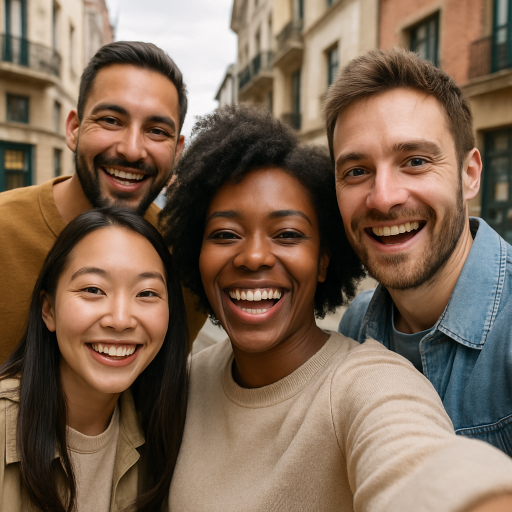
//> input picture selfie.png, 1024 x 1024 px (shown at 1/2 size)
$ ./image_transform   (built with g++ and OpenCV 4)
//> lines starting //> are read from the running program, lines starting //| are printed output that depends on the picture
//> further down, image is the input picture: 1024 rows x 1024 cols, CV_8UC3; mean B, G, R 84.4, 103, 125.7
#include <opencv2/imgcodecs.hpp>
#include <opencv2/highgui.hpp>
#include <opencv2/imgproc.hpp>
#include <opencv2/objdetect.hpp>
#include <iostream>
#include <chrono>
#include <vector>
#include <string>

using namespace std;
using namespace cv;

// Function to display text on image for a specified duration
void showTextOnImage(Mat& image, const string text) {
    if (!text.empty()) {
        putText(image, "Last operation: " + text, Point(10, 30),
                FONT_HERSHEY_SIMPLEX, 1, Scalar(0, 255, 0), 2);
    }
}

// Function to draw controls overlay on image
void drawControlsOverlay(Mat& image) {
    // Draw semi-transparent background for controls
    rectangle(image, Point(10, image.rows - 200), Point(400, image.rows - 10), Scalar(0, 0, 0), -1);
    rectangle(image, Point(10, image.rows - 200), Point(400, image.rows - 10), Scalar(255, 255, 255), 2);
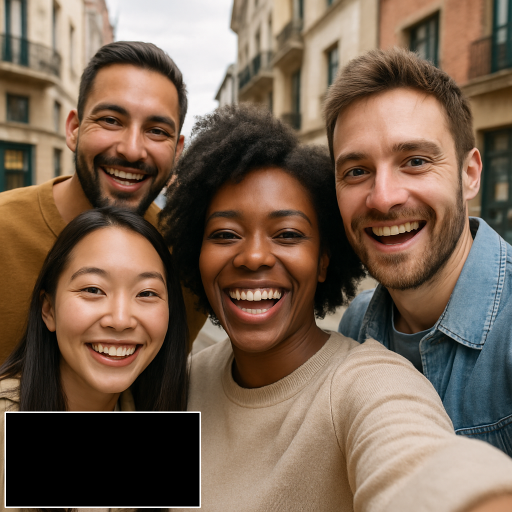
//> image: 1024 rows x 1024 cols, CV_8UC3 (shown at 1/2 size); mean B, G, R 81.8, 99, 120.4

    // Draw control text
    vector<string> controls = {
        "Controls:",
        "g - Grayscale    b - Blur",
        "e - Edge Detection",
        "w - Brightness+  s - Brightness-",
        "d - Contrast+    a - Contrast-",
        "r - Reset        h - Hide/Show",
        "q - Quit"
    };

    int y_offset = image.rows - 180;
//> y_offset = 844
    for (const string& control : controls) {
        putText(image, control, Point(20, y_offset), FONT_HERSHEY_SIMPLEX, 0.6, Scalar(255, 255, 255), 1);
        y_offset += 25;
    }
//> this loop made 7 passes
//> pass 2, in drawControlsOverlay, `putText(image, control, Point(20, y_offset), FONT_HERSHEY_SIMPLEX, 0.6..`:
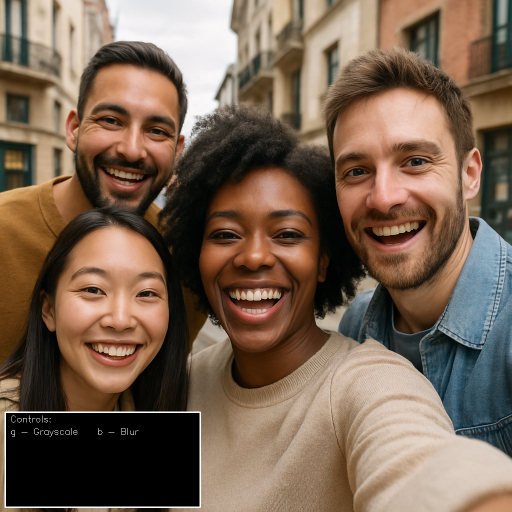
//> image: 1024 rows x 1024 cols, CV_8UC3 (shown at 1/2 size); mean B, G, R 81.9, 99.1, 120.5
//> after the loop:
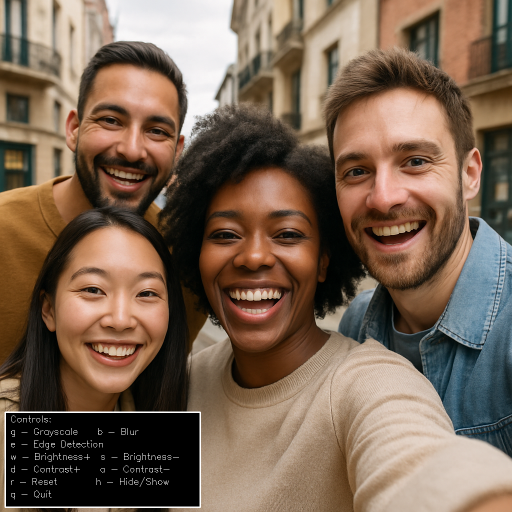
//> image: 1024 rows x 1024 cols, CV_8UC3 (shown at 1/2 size); mean B, G, R 82.4, 99.6, 121
//> after the loop, y_offset = 1019
}

int main() {
    string imagePath = "../selfie.png";
    string window = "Image Viewer";

    Mat image = imread(imagePath);
    if (image.empty()) {
        cout << "Error: Could not load image from " << imagePath << endl;
        return -1;
    }

    cout << "Image loaded successfully!" << endl;
    cout << "Controls:" << endl;
    cout << "  'g' - Convert to grayscale" << endl;
    cout << "  'b' - Apply blur filter" << endl;
    cout << "  'e' - Apply edge detection" << endl;
    cout << "  'w' - Increase brightness" << endl;
    cout << "  's' - Decrease brightness" << endl;
    cout << "  'd' - Increase contrast" << endl;
    cout << "  'a' - Decrease contrast" << endl;
    cout << "  'r' - Reset to original" << endl;
    cout << "  'h' - Hide/Show controls overlay" << endl;
    cout << "  'q' or ESC - Quit" << endl;

    Mat currentImage = image.clone();   // Keep original image
    string lastOperation = "";          // Track last operation
    bool showControls = true;           // Toggle for controls display

    while (true) {
        Mat displayImage = currentImage.clone();

        // Show operation text on image
        showTextOnImage(displayImage, lastOperation);

        // Draw controls overlay if enabled
        if (showControls) {
            drawControlsOverlay(displayImage);
        }

        imshow(window, displayImage);

        // IMPORTANT: read as int and mask to ASCII range
        int key = waitKey(30) & 0xFF;
//> the 'e' key is pressed

        if (key == 'g' || key == 'G') {
            // Convert to grayscale
            if (currentImage.channels() == 3) {
                cvtColor(currentImage, currentImage, COLOR_BGR2GRAY);
                lastOperation = "Grayscale";
                cout << "Applied grayscale filter" << endl;
            } else {
                cout << "Image is already grayscale" << endl;
            }
        }
        else if (key == 'b' || key == 'B') {
            // Apply blur
            GaussianBlur(currentImage, currentImage, Size(15, 15), 0);
            lastOperation = "Blur";
            cout << "Applied blur filter" << endl;
        }
        else if (key == 'e' || key == 'E') {
            // Apply edge detection
            Mat gray;
            if (currentImage.channels() == 3) {
                cvtColor(currentImage, gray, COLOR_BGR2GRAY);
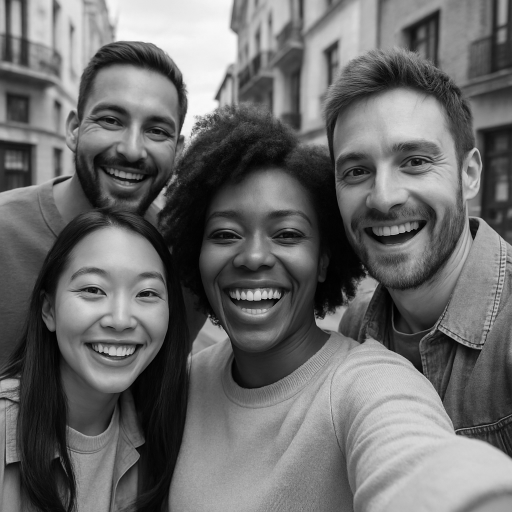
//> gray: 1024 rows x 1024 cols, CV_8UC1 (shown at 1/2 size); min 0, max 251, mean 107.7
            } else {
                gray = currentImage.clone();
            }
            Canny(gray, currentImage, 100, 200);
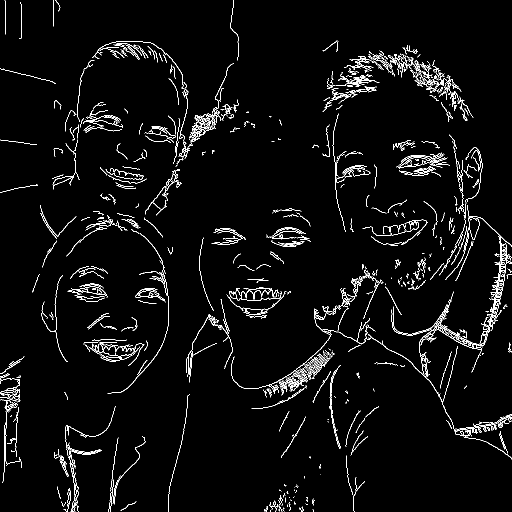
//> currentImage: 1024 rows x 1024 cols, CV_8UC1 (shown at 1/2 size); 3.4% white in thin lines or dots
            lastOperation = "Edge Detection";
            cout << "Applied edge detection" << endl;
        }
        else if (key == 'r' || key == 'R') {
            // Reset to original
            currentImage = image.clone();
            lastOperation = "Reset";
            cout << "Reset to original image" << endl;
        }
        else if (key == 'h' || key == 'H') {
            // Toggle controls display
            showControls = !showControls;
            cout << "Controls " << (showControls ? "shown" : "hidden") << endl;
        }
        else if (key == 'w' || key == 'W') {
            // Increase brightness
            currentImage = currentImage + Scalar(30, 30, 30);
            lastOperation = "Brightness +";
            cout << "Increased brightness" << endl;
        }
        else if (key == 's' || key == 'S') {
            // Decrease brightness
            currentImage = currentImage - Scalar(30, 30, 30);
            lastOperation = "Brightness -";
            cout << "Decreased brightness" << endl;
        }
        else if (key == 'd' || key == 'D') {
            // Increase contrast
            currentImage.convertTo(currentImage, -1, 1.2, 0);
            lastOperation = "Contrast +";
            cout << "Increased contrast" << endl;
        }
        else if (key == 'a' || key == 'A') {
            // Decrease contrast
            currentImage.convertTo(currentImage, -1, 0.8, 0);
            lastOperation = "Contrast -";
            cout << "Decreased contrast" << endl;
        }
        else if (key == 'q' || key == 27) { // 'q' or ESC to quit
            cout << "Exiting..." << endl;
            break;
        }
        // if key == -1 (no key), loop continues
    }

    destroyWindow(window);
    return 0;
}
